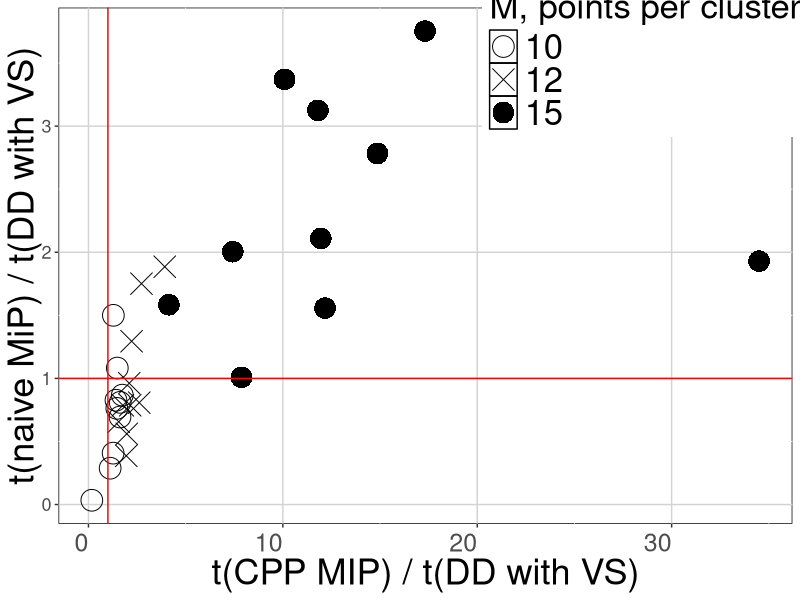
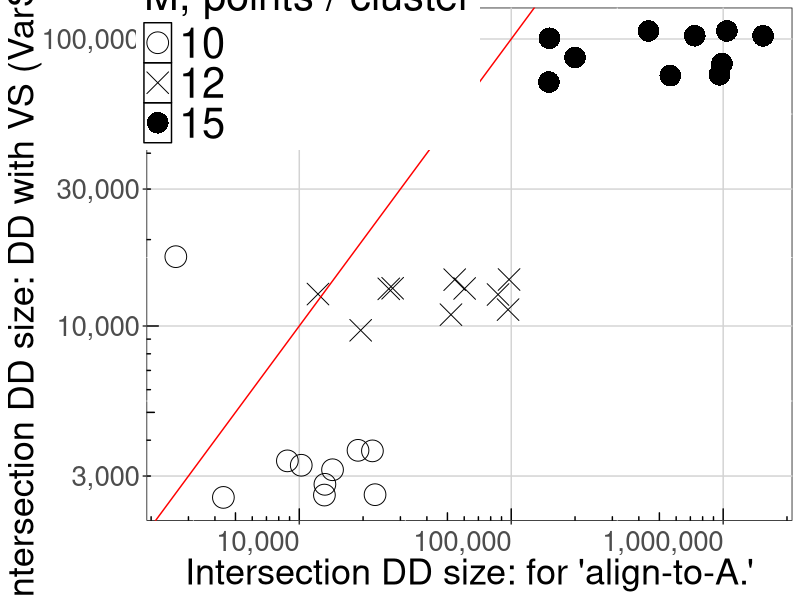
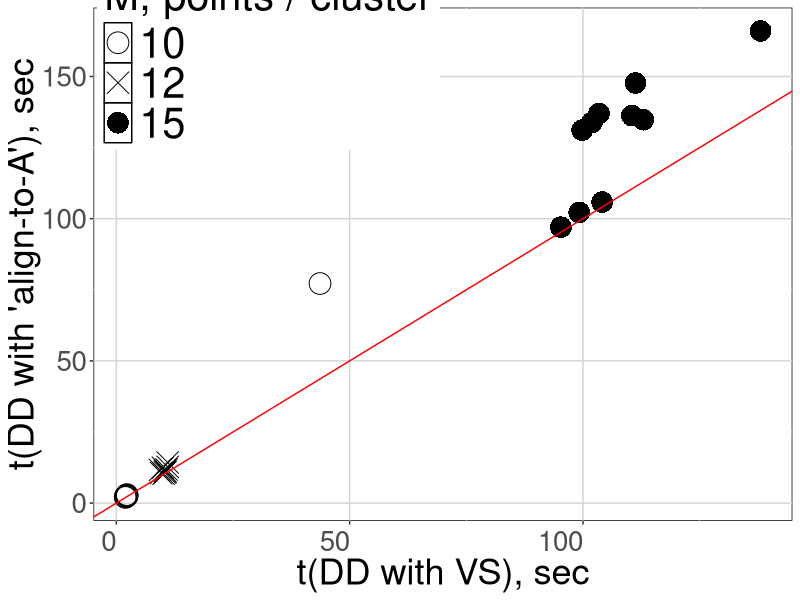
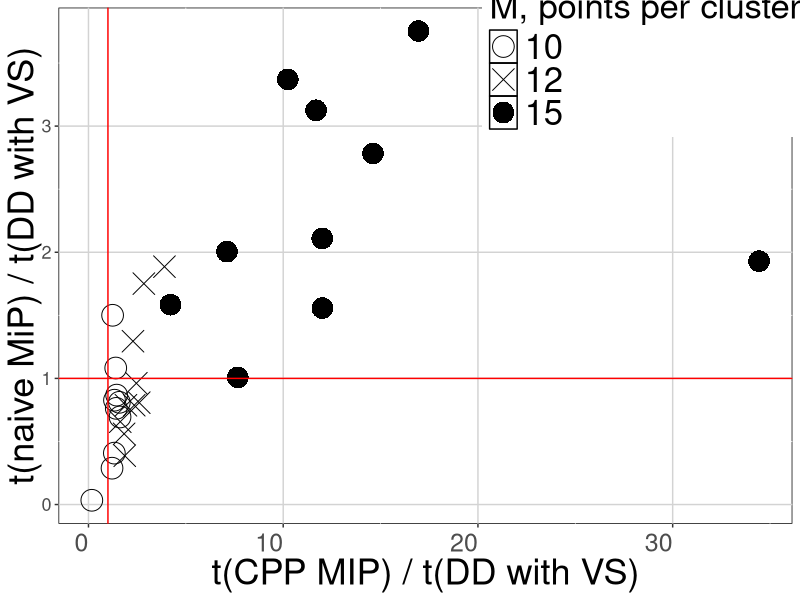
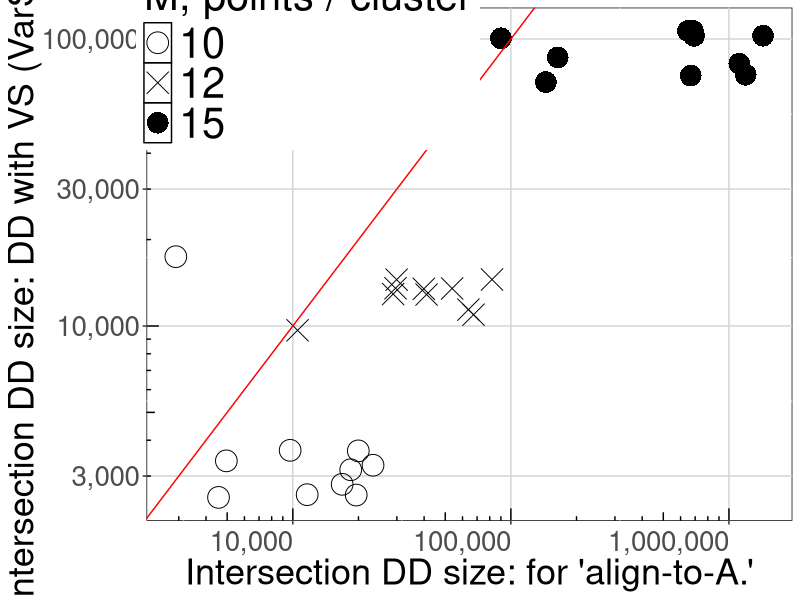
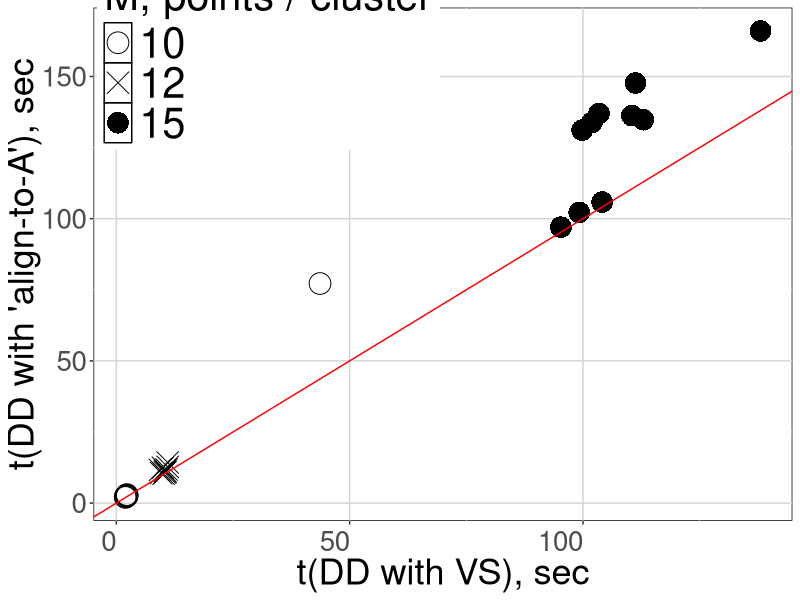

Here is the R script that generated these plots, in order:
library(ggplot2)
library(viridis)
library(dplyr)

df = read.csv("./run_logs/2022-07-19_jUFLP.csv", stringsAsFactors = FALSE)

df = filter(df, experiment <= 30)  # just to have 10 points per size

# Figure: relative runtimes
ggplot(df) +
  geom_jitter(aes(y=tMIP / tDD_VS, x = tMIP_CPP / tDD_VS, shape=as.factor(M)),
              width=0.2, size=7)+
  scale_shape_manual(values = c(1,4,16)) +
  scale_color_viridis(discrete = TRUE)+
  geom_abline(intercept = 1.0, slope = 0.0, color='red')+
  geom_vline(xintercept = 1.0, color='red')+
  theme(
    axis.text.x = element_text(vjust = 0.5, hjust = 1, size=18),
    axis.text.y = element_text(size=13),
    axis.title.x = element_text(size = 26),
    axis.title.y = element_text(size = 26, margin = margin(t=50)),
    panel.background = element_rect(fill = NA, color = "black"),
    panel.grid.major = element_line(size = 0.5, linetype = 'solid',
                                    color = "lightgrey"),
    strip.text.x = element_text(size = 22),
    strip.text.y = element_text(size=22),
    strip.background = element_blank(),
    legend.position = c(0.8,0.9),
    legend.text = element_text(size=25),
    legend.title = element_text(size=25)
  )+
  ylab("t(naive MiP) / t(DD with VS)")+
  xlab("t(CPP MIP) / t(DD with VS)")+
  guides(shape=guide_legend("M, points per cluster"))

ggsave("figures/tMIP_tMIPCPP_tDD.eps", width = 16, height = 10)

## Figure: intersection diagram sizes
ggplot(df) +
  geom_jitter(aes(y=int_VS, x = int_VS_toA, shape=as.factor(M)),
              width=0.2, size=7)+
  scale_shape_manual(values = c(1,4,16)) +
  geom_abline(intercept = 0.0, slope = 1.0, color='red')+
  theme(
    axis.text.x = element_text(vjust = 0.5, hjust = 1, size=20),
    axis.text.y = element_text(size=20),
    axis.title.x = element_text(size = 26),
    axis.title.y = element_text(size = 26, margin = margin(t=50)),
    panel.background = element_rect(fill = NA, color = "black"),
    panel.grid.major = element_line(size = 0.5, linetype = 'solid',
                                    color = "lightgrey"),
    strip.text.x = element_text(size = 22),
    strip.text.y = element_text(size=22),
    strip.background = element_blank(),
    legend.position = c(0.25,0.9),
    legend.text = element_text(size=30),
    legend.title = element_text(size=30)
  )+
  ylab("Intersection DD size: DD with VS (VarSeq).")+
  xlab("Intersection DD size: for 'align-to-A.'")+
  annotation_logticks()+
  scale_x_log10(labels=scales::comma)+
  scale_y_log10(labels=scales::comma)+
  guides(shape=guide_legend("M, points / cluster"))

ggsave("figures/intDD_VS_vs_toA.eps", width = 10, height = 10)

# Figure: toA vs VS runtimes
ggplot(df) +
  geom_point(aes(x=tDD_VS, y = tDD_toA, shape=as.factor(M)),
              width=0.2, size=7)+
  scale_shape_manual(values = c(1,4,16)) +
  geom_abline(intercept = 0.0, slope = 1.0, color='red')+
  ## xlim(c(0, 400))+
  ## ylim(c(0, 450))+
  theme(
    axis.text.x = element_text(vjust = 0.5, hjust = 1, size=20),
    axis.text.y = element_text(size=20),
    axis.title.x = element_text(size = 26),
    axis.title.y = element_text(size = 26, margin = margin(t=50)),
    panel.background = element_rect(fill = NA, color = "black"),
    panel.grid.major = element_line(size = 0.5, linetype = 'solid',
                                    color = "lightgrey"),
    strip.text.x = element_text(size = 22),
    strip.text.y = element_text(size=22),
    strip.background = element_blank(),
    legend.position = c(0.25,0.9),
    legend.text = element_text(size=30),
    legend.title = element_text(size=30)
  )+
  ylab("t(DD with 'align-to-A'), sec")+
  xlab("t(DD with VS), sec")+
  guides(shape=guide_legend("M, points / cluster"))

ggsave("figures/t_VS_vs_toA.eps", width = 10, height = 10)
